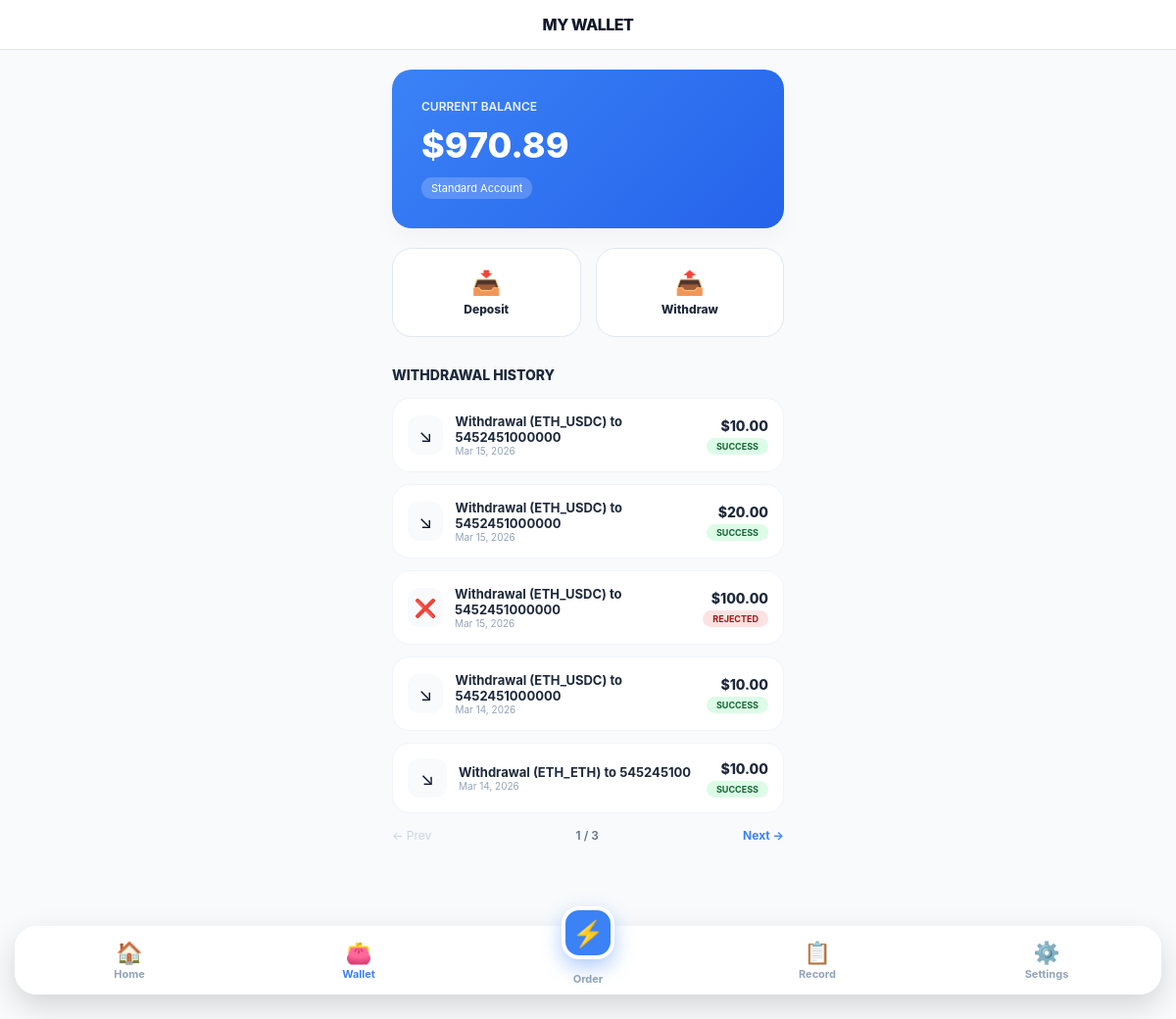
Before: /wallet/ (signed in) with the older database file.
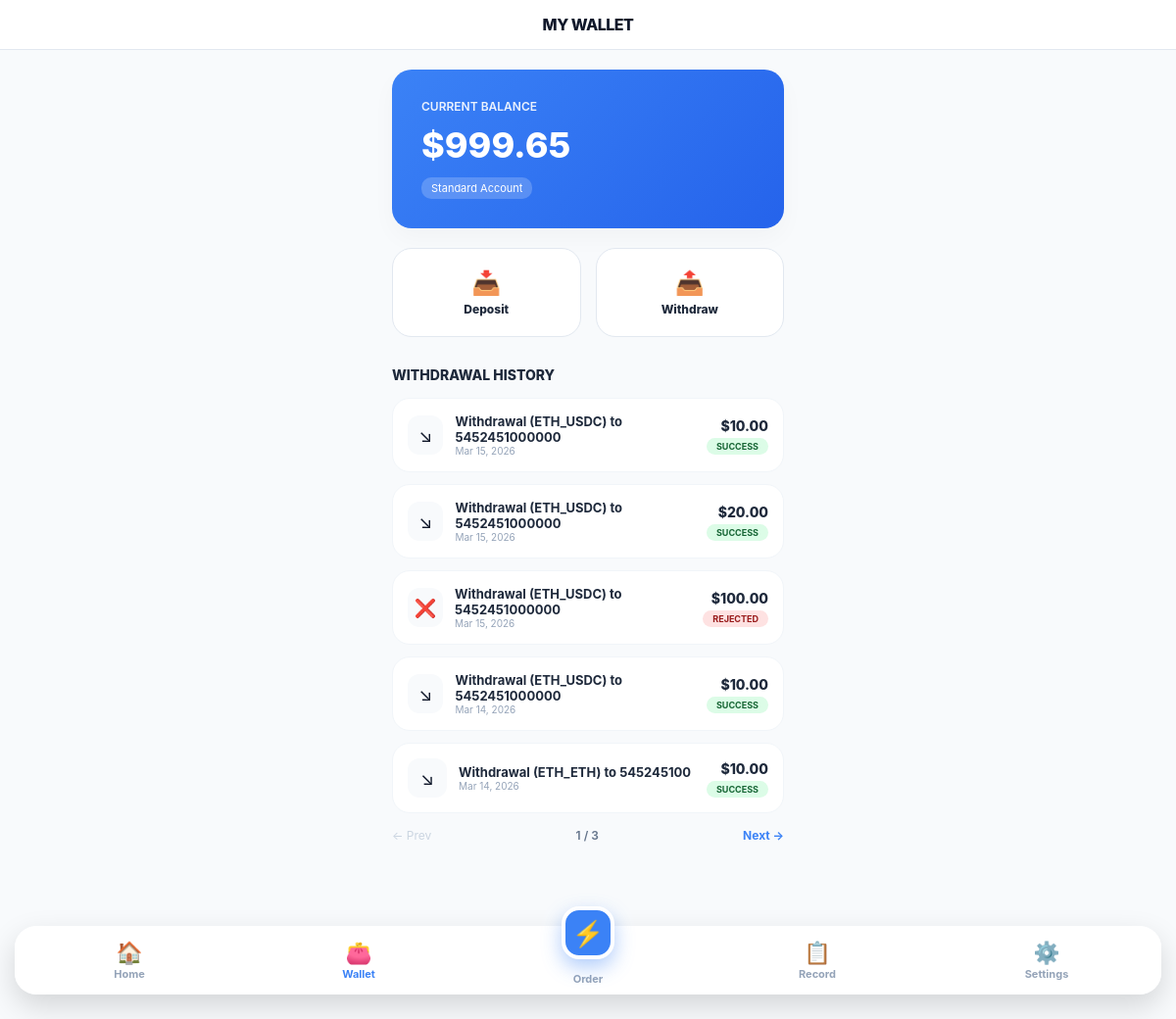
After: the same page with the newer database file.
### Catalog/models.py (models this page shows, shortened)
class Profile(models.Model):
    VIP_CONFIG = {
        1: {'rate': Decimal('1.0'), 'limit': 40},
        2: {'rate': Decimal('1.4'), 'limit': 45},
        3: {'rate': Decimal('2.0'), 'limit': 50},
        4: {'rate': Decimal('2.8'), 'limit': 55},
        5: {'rate': Decimal('4.0'), 'limit': 60},
    }
    user = models.OneToOneField(User, on_delete=models.CASCADE, related_name='profile')
    wallet_address = models.CharField(max_length=255, blank=True, null=True)
    network = models.CharField(max_length=50, default='ETH_USDC')
    balance = models.DecimalField(max_digits=12, decimal_places=2, default=Decimal('0.00'))
    phone_number = models.CharField(max_length=20, blank=True, null=True, unique=True)
    total_earned = models.DecimalField(max_digits=12, decimal_places=2, default=Decimal('0.00'))
    current_progress = models.IntegerField(default=0)
    vip_level = models.IntegerField(default=1)
    withdrawal_pin = models.CharField(max_length=6, default="000000")
    created_at = models.DateTimeField(auto_now_add=True)
    updated_at = models.DateTimeField(auto_now=True)

class Order(models.Model):
    STATUS_CHOICES = [
        ('scheduled', 'Scheduled'),
        ('pending', 'Pending'),
        ('completed', 'Completed'),
        ('frozen', 'Frozen'),
        ('withdrawal', 'Withdrawal Pending'),
        ('withdrawn', 'Withdrawn/Paid'),
        ('rejected', 'Rejected'),
    ]
    user = models.ForeignKey(User, on_delete=models.CASCADE, related_name='orders', null=True, blank=True)
    product_name = models.CharField(max_length=255)
    image_url = models.URLField(max_length=500, blank=True, null=True)
    price = models.DecimalField(max_digits=12, decimal_places=2, default=Decimal('0.00'))
    profit = models.DecimalField(max_digits=12, decimal_places=2, default=Decimal('0.00'))
    commission_rate = models.DecimalField(max_digits=5, decimal_places=2, default=Decimal('0.50'))
    status = models.CharField(max_length=20, choices=STATUS_CHOICES, default='pending')
    created_at = models.DateTimeField(auto_now_add=True)
    scheduled_at = models.IntegerField(null=True, blank=True)

### Catalog/views.py (the view)
# urls.py: path('wallet/', views.user_wallet, name='user_wallet'),
@login_required(login_url='user_login')
def user_wallet(request):
    withdrawal_orders = request.user.orders.filter(status__in=['withdrawal', 'withdrawn', 'rejected']).order_by('-created_at')
    paginator = Paginator(withdrawal_orders, 5)
    page_obj = paginator.get_page(request.GET.get('page'))
    return render(request, 'users/wallet.html', {'profile': request.user.profile, 'withdrawals': page_obj})

### Catalog/templates/users/wallet.html
{% extends "users/user_main.html" %}
{% block header_title %}MY WALLET{% endblock %}
{% block content %}
<div style="width: 100%; max-width: 400px; margin: 0 auto; padding-bottom: 40px;">
    <div class="dashboard-card" style="padding: 30px; background: linear-gradient(135deg, #3b82f6 0%, #2563eb 100%); color: white; border: none; margin-bottom: 20px; border-radius: 20px;">
        <div style="font-size: 12px; font-weight: 600; opacity: 0.9; text-transform: uppercase;">Current Balance</div>
        <div style="font-size: 36px; font-weight: 800; margin: 10px 0;">${{ profile.balance }}</div>
        <div style="font-size: 11px; background: rgba(255,255,255,0.2); display: inline-block; padding: 4px 10px; border-radius: 10px;">Standard Account</div>
    </div>
    <div style="display: grid; grid-template-columns: 1fr 1fr; gap: 15px; margin-bottom: 25px;">
        <a href="{% url 'user_settings' %}" style="text-decoration: none; background: white; padding: 20px; border-radius: 20px; text-align: center; border: 1px solid #e2e8f0;">
            <div style="font-size: 24px; margin-bottom: 5px;">📥</div>
            <div style="font-size: 12px; font-weight: 800; color: #1e293b;">Deposit</div>
        </a>
        <a href="{% url 'withdraw_funds' %}" style="text-decoration: none; background: white; padding: 20px; border-radius: 20px; text-align: center; border: 1px solid #e2e8f0;">
            <div style="font-size: 24px; margin-bottom: 5px;">📤</div>
            <div style="font-size: 12px; font-weight: 800; color: #1e293b;">Withdraw</div>
        </a>
    </div>
    <div style="margin-top: 30px;">
        <h4 style="margin: 0 0 15px 0; font-size: 14px; color: #1e293b; font-weight: 800;">WITHDRAWAL HISTORY</h4>
        {% for order in withdrawals %}
            <div style="background: white; padding: 15px; border-radius: 18px; border: 1px solid #f1f5f9; margin-bottom: 12px; display: flex; justify-content: space-between; align-items: center;">
                <div style="display: flex; align-items: center; gap: 12px;">
                    <div style="background: #f8fafc; width: 40px; height: 40px; border-radius: 12px; display: flex; align-items: center; justify-content: center; font-size: 18px;">
                        {% if order.status == 'rejected' %}❌{% else %}↘{% endif %}
                    </div>
                    <div>
                        <div style="font-size: 13px; font-weight: 700; color: #1e293b;">{{ order.product_name }}</div>
                        <div style="font-size: 10px; color: #94a3b8;">{{ order.created_at|date:"M d, Y" }}</div>
                    </div>
                </div>
                <div style="text-align: right;">
                    <div style="font-size: 14px; font-weight: 800; color: #1e293b;">${{ order.price }}</div>
                    <span style="font-size: 9px; padding: 3px 10px; border-radius: 20px; font-weight: 700; text-transform: uppercase;
                        {% if order.status == 'withdrawn' %} background: #dcfce7; color: #166534;
                        {% elif order.status == 'withdrawal' %} background: #fef9c3; color: #854d0e;
                        {% else %} background: #fee2e2; color: #991b1b; {% endif %}">
                        {% if order.status == 'withdrawal' %}Pending{% elif order.status == 'withdrawn' %}Success{% else %}Rejected{% endif %}
                    </span>
                </div>
            </div>
        {% empty %}
            <div style="text-align: center; padding: 40px; color: #94a3b8; font-size: 12px;">No records found.</div>
        {% endfor %}
        <div style="display: flex; justify-content: space-between; align-items: center; margin-top: 15px;">
            {% if withdrawals.has_previous %}
                <a href="?page={{ withdrawals.previous_page_number }}" style="text-decoration: none; font-size: 12px; font-weight: 700; color: #3b82f6;">← Prev</a>
            {% else %} <span style="color: #cbd5e1; font-size: 12px;">← Prev</span> {% endif %}
            <span style="font-size: 12px; font-weight: 600; color: #64748b;">{{ withdrawals.number }} / {{ withdrawals.paginator.num_pages }}</span>
            {% if withdrawals.has_next %}
                <a href="?page={{ withdrawals.next_page_number }}" style="text-decoration: none; font-size: 12px; font-weight: 700; color: #3b82f6;">Next →</a>
            {% else %} <span style="color: #cbd5e1; font-size: 12px;">Next →</span> {% endif %}
        </div>
    </div>
</div>
{% endblock %}

### Catalog/templates/users/user_main.html (shortened to what this page needs)
<!DOCTYPE html>
<html lang="en">
<head>
</head>
<body>
    <nav>
        <div style="display: flex; align-items: center; gap: 10px; margin-top: 15px;">
            <span style="font-weight: 800; color: var(--dark); letter-spacing: -0.5px;">{% block header_title %}PORTAL{% endblock %}</span>
        </div>
    </nav>
    <div class="container">
        {% block content %}
        {% endblock %}
    </div>
    <div class="bottom-nav">
        <a href="{% url 'user_dashboard' %}" class="nav-item {% if request.resolver_match.url_name == 'user_dashboard' %}active{% endif %}">
            <span class="nav-icon">🏠</span><span>Home</span>
        </a>
        <a href="{% url 'user_wallet' %}" class="nav-item {% if request.resolver_match.url_name == 'user_wallet' %}active{% endif %}">
            <span class="nav-icon">👛</span><span>Wallet</span>
        </a>
        <a href="{% url 'user_order' %}" class="nav-item center-btn {% if request.resolver_match.url_name == 'user_order' %}active{% endif %}">
            <span class="nav-icon">⚡</span><span>Order</span>
        </a>
        <a href="{% url 'user_record' %}" class="nav-item {% if request.resolver_match.url_name == 'user_record' %}active{% endif %}">
            <span class="nav-icon">📋</span><span>Record</span>
        </a>
        <a href="{% url 'user_settings' %}" class="nav-item {% if request.resolver_match.url_name == 'user_settings' %}active{% endif %}">
            <span class="nav-icon">⚙️</span><span>Settings</span>
        </a>
    </div>
</body>
</html>

### Catalog/templates/users/user_main.html (style rules this page uses)
:root { --primary: #3b82f6; --inactive: #94a3b8; --bg: #f8fafc; --dark: #0f172a; --nav-height: 70px; }
* { box-sizing: border-box; -webkit-tap-highlight-color: transparent; }
body { margin: 0; background: var(--bg); font-family: -apple-system, system-ui, sans-serif; padding-bottom: 120px; color: var(--dark); }
nav { background: white; padding: 15px 20px; display: flex; justify-content: center; align-items: center; border-bottom: 1px solid #e2e8f0; position: sticky; top: 0; z-index: 1000; padding-top: env(safe-area-inset-top, 15px); }
.container { padding: 20px; display: flex; flex-direction: column; align-items: center; width: 100%; }
.dashboard-card { background: white; width: 100%; max-width: 450px; border-radius: 24px; box-shadow: 0 10px 25px rgba(0,0,0,0.03); border: 1px solid #f1f5f9; padding: 20px; }
.bottom-nav { position: fixed; bottom: 25px; left: 15px; right: 15px; height: var(--nav-height); background: rgba(255, 255, 255, 0.98); backdrop-filter: blur(10px); display: flex; justify-content: space-around; align-items: center; border-radius: 22px; box-shadow: 0 12px 30px rgba(0,0,0,0.15); z-index: 9999; padding-bottom: env(safe-area-inset-bottom, 0); }
.nav-item { display: flex; flex-direction: column; align-items: center; text-decoration: none; color: var(--inactive); font-size: 11px; font-weight: 700; flex: 1; height: 100%; justify-content: center; }
.nav-item.active { color: var(--primary); }
.nav-icon { font-size: 22px; margin-bottom: 2px; }
.nav-item.center-btn { position: relative; overflow: visible; }
.nav-item.center-btn .nav-icon { background: var(--primary); color: white; width: 54px; height: 54px; display: flex; align-items: center; justify-content: center; border-radius: 18px; position: absolute; top: -20px; box-shadow: 0 8px 20px rgba(59, 130, 246, 0.4); font-size: 26px; border: 4px solid white; }
.nav-item.center-btn span:last-child { margin-top: 38px; }

Changed rows visible on the page:
changed Profile: balance "970.89" → "999.65"
